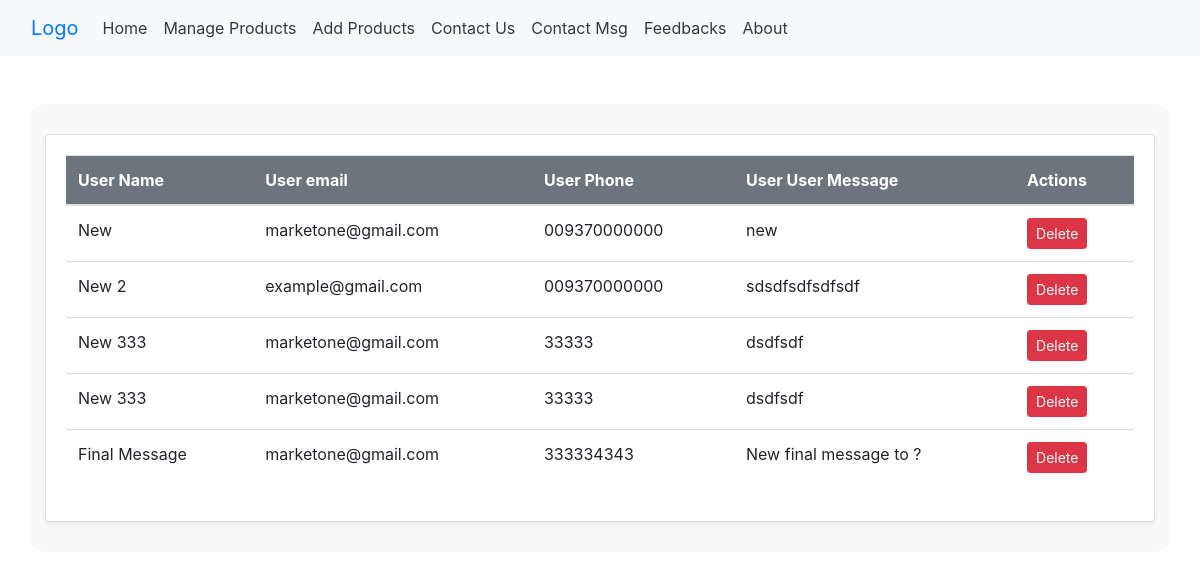
/contactMsg/, run on the app's committed database.
### products/models.py (models this page shows, shortened)
class contactUs(models.Model):
	name = models.CharField(max_length=100, null=True, blank=True)
	email = models.CharField(max_length=100, null=True, blank=True)
	phone = models.CharField(max_length=15, null=True, blank=True)
	message = models.TextField(null=True, blank=True)

### products/views.py (the view)
# urls.py: path('contactMsg/', views.ContactMsg, name='contactMsg'),
def ContactMsg(request):
    contact_msgs = contactUs.objects.all()
    return render(request, 'contactMsg.html', {'contactMsgs': contact_msgs})

### products/templates/contactMsg.html
{% extends 'base.html' %}
{% load static %}
{% block content %}
<div class="container my-5">
    <div class="card shadow-sm">
        <div class="card-body">
            <div class="table-responsive">
                <table class="table table-hover">
                    <thead class="bg-secondary text-white">
                        <tr>
                            <th>User Name</th>
                            <th>User email</th>
                            <th>User Phone</th>
                            <th>User User Message</th>
                            <th>Actions</th>
                        </tr>
                    </thead>
                    <tbody>
                        {% for contactMsg in contactMsgs %}
                        <tr>
                            <td>{{ contactMsg.name }}</td>
                            <td>{{ contactMsg.email }}</td>
                            <td>{{ contactMsg.phone }}</td>
                            <td>{{ contactMsg.message }}</td>
                            <td>
                                <div>
                                    <a href="{% url 'deleteContactMsg' contactMsg.id %}" class="btn btn-danger btn-sm">Delete</a>
                                </div>
                            </td>
                        </tr>
                        {% endfor %}
                    </tbody>
                </table>
            </div>
        </div>
    </div>
</div>
{% endblock %}

### products/static/products/css/product.css (style rules this page uses)
.container { background-color: #f9f9f9; border-radius: 15px; padding: 30px; }
.card { border: none; border-radius: 10px; transition: transform 0.2s; }
.card-body { display: flex; justify-content: space-between; align-items: center; }

### data on the page
contactUs: name "New", email "marketone@gmail.com", phone "009370000000", message "new"
contactUs: name "New 2", email "example@gmail.com", phone "009370000000", message "sdsdfsdfsdfsdf"
contactUs: name "New 333", email "marketone@gmail.com", phone "33333", message "dsdfsdf"
contactUs: name "New 333", email "marketone@gmail.com", phone "33333", message "dsdfsdf"
contactUs: name "Final Message", email "marketone@gmail.com", phone "333334343", message "New final message to ?"
